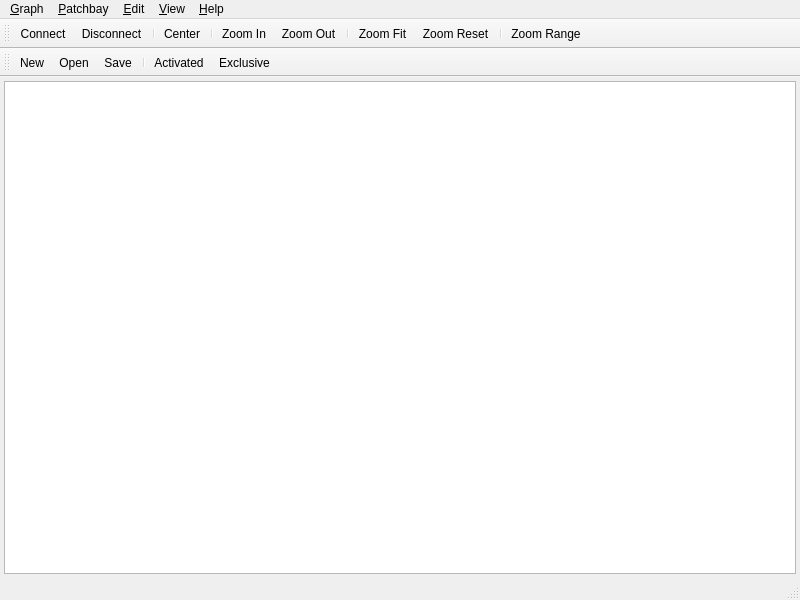
<?xml version="1.0" encoding="UTF-8"?>
<ui version="4.0">
 <author>rncbc aka Rui Nuno Capela</author>
 <comment>qpwgraph - A PipeWire Graph Qt GUI Interface

   Copyright (C) 2021-2022, rncbc aka Rui Nuno Capela. All rights reserved.

   This program is free software; you can redistribute it and/or
   modify it under the terms of the GNU General Public License
   as published by the Free Software Foundation; either version 2
   of the License, or (at your option) any later version.

   This program is distributed in the hope that it will be useful,
   but WITHOUT ANY WARRANTY; without even the implied warranty of
   MERCHANTABILITY or FITNESS FOR A PARTICULAR PURPOSE.  See the
   GNU General Public License for more details.

   You should have received a copy of the GNU General Public License along
   with this program; if not, write to the Free Software Foundation, Inc.,
   51 Franklin Street, Fifth Floor, Boston, MA 02110-1301 USA.

 </comment>
 <class>qpwgraph_form</class>
 <widget class="QMainWindow" name="qpwgraph_form">
  <property name="geometry">
   <rect>
    <x>0</x>
    <y>0</y>
    <width>800</width>
    <height>600</height>
   </rect>
  </property>
  <property name="windowTitle">
   <string>qpwgraph</string>
  </property>
  <property name="windowIcon">
   <iconset resource="qpwgraph.qrc">:/images/qpwgraph.svg</iconset>
  </property>
  <widget class="QWidget" name="MainCentralWidget">
   <layout class="QVBoxLayout">
    <item>
     <widget class="qpwgraph_canvas" name="graphCanvas"/>
    </item>
   </layout>
  </widget>
  <widget class="QStatusBar" name="StatusBar"/>
  <widget class="QMenuBar" name="MenuBar">
   <property name="geometry">
    <rect>
     <x>0</x>
     <y>0</y>
     <width>800</width>
     <height>20</height>
    </rect>
   </property>
   <widget class="QMenu" name="graphMenu">
    <property name="title">
     <string>&amp;Graph</string>
    </property>
    <addaction name="graphConnectAction"/>
    <addaction name="graphDisconnectAction"/>
    <addaction name="separator"/>
    <addaction name="enableSystemTrayAction"/>
    <addaction name="separator"/>
    <addaction name="graphQuitAction"/>
   </widget>
   <widget class="QMenu" name="patchbayMenu">
    <property name="title">
     <string>&amp;Patchbay</string>
    </property>
    <widget class="QMenu" name="patchbayOpenRecentMenu">
     <property name="title">
      <string>Open &amp;Recent</string>
     </property>
    </widget>
    <addaction name="patchbayNewAction"/>
    <addaction name="separator"/>
    <addaction name="patchbayOpenAction"/>
    <addaction name="patchbayOpenRecentMenu"/>
    <addaction name="separator"/>
    <addaction name="patchbaySaveAction"/>
    <addaction name="patchbaySaveAsAction"/>
    <addaction name="separator"/>
    <addaction name="patchbayActivatedAction"/>
    <addaction name="patchbayExclusiveAction"/>
    <addaction name="separator"/>
    <addaction name="patchbayScanAction"/>
   </widget>
   <widget class="QMenu" name="editMenu">
    <property name="title">
     <string>&amp;Edit</string>
    </property>
    <addaction name="editSelectAllAction"/>
    <addaction name="editSelectNoneAction"/>
    <addaction name="editSelectInvertAction"/>
    <addaction name="separator"/>
    <addaction name="editRenameItemAction"/>
   </widget>
   <widget class="QMenu" name="viewMenu">
    <property name="title">
     <string>&amp;View</string>
    </property>
    <widget class="QMenu" name="viewToolbarMenu">
     <property name="title">
      <string>&amp;Toolbar</string>
     </property>
     <addaction name="viewGraphToolbarAction"/>
     <addaction name="viewPatchbayToolbarAction"/>
    </widget>
    <widget class="QMenu" name="viewZoomMenu">
     <property name="title">
      <string>&amp;Zoom</string>
     </property>
     <property name="icon">
      <iconset resource="qpwgraph.qrc">:/images/viewZoomTool.png</iconset>
     </property>
     <addaction name="viewZoomInAction"/>
     <addaction name="viewZoomOutAction"/>
     <addaction name="separator"/>
     <addaction name="viewZoomFitAction"/>
     <addaction name="viewZoomResetAction"/>
    </widget>
    <widget class="QMenu" name="viewColorsMenu">
     <property name="title">
      <string>Co&amp;lors</string>
     </property>
     <property name="icon">
      <iconset resource="qpwgraph.qrc">:/images/viewColors.png</iconset>
     </property>
     <addaction name="viewColorsPipewireAudioAction"/>
     <addaction name="viewColorsPipewireMidiAction"/>
     <addaction name="viewColorsPipewireVideoAction"/>
     <addaction name="viewColorsPipewireOtherAction"/>
     <addaction name="separator"/>
     <addaction name="viewColorsAlsaMidiAction"/>
     <addaction name="separator"/>
     <addaction name="viewColorsResetAction"/>
    </widget>
    <widget class="QMenu" name="viewSortMenu">
     <property name="title">
      <string>S&amp;ort</string>
     </property>
     <addaction name="viewSortPortNameAction"/>
     <addaction name="viewSortPortTitleAction"/>
     <addaction name="viewSortPortIndexAction"/>
     <addaction name="separator"/>
     <addaction name="viewSortAscendingAction"/>
     <addaction name="viewSortDescendingAction"/>
    </widget>
    <addaction name="viewMenubarAction"/>
    <addaction name="viewToolbarMenu"/>
    <addaction name="viewStatusbarAction"/>
    <addaction name="separator"/>
    <addaction name="viewTextBesideIconsAction"/>
    <addaction name="viewColorsMenu"/>
    <addaction name="viewSortMenu"/>
    <addaction name="separator"/>
    <addaction name="viewCenterAction"/>
    <addaction name="viewZoomMenu"/>
    <addaction name="viewZoomRangeAction"/>
    <addaction name="separator"/>
    <addaction name="viewRefreshAction"/>
   </widget>
   <widget class="QMenu" name="helpMenu">
    <property name="title">
     <string>&amp;Help</string>
    </property>
    <addaction name="helpAboutAction"/>
    <addaction name="helpAboutQtAction"/>
   </widget>
   <addaction name="graphMenu"/>
   <addaction name="patchbayMenu"/>
   <addaction name="editMenu"/>
   <addaction name="viewMenu"/>
   <addaction name="separator"/>
   <addaction name="helpMenu"/>
  </widget>
  <widget class="QToolBar" name="graphToolbar">
   <property name="allowedAreas">
    <set>Qt::AllToolBarAreas</set>
   </property>
   <property name="orientation">
    <enum>Qt::Horizontal</enum>
   </property>
   <property name="toolButtonStyle">
    <enum>Qt::ToolButtonTextBesideIcon</enum>
   </property>
   <property name="floatable">
    <bool>true</bool>
   </property>
   <attribute name="toolBarArea">
    <enum>TopToolBarArea</enum>
   </attribute>
   <attribute name="toolBarBreak">
    <bool>false</bool>
   </attribute>
   <addaction name="graphConnectAction"/>
   <addaction name="graphDisconnectAction"/>
   <addaction name="separator"/>
   <addaction name="viewCenterAction"/>
   <addaction name="separator"/>
   <addaction name="viewZoomInAction"/>
   <addaction name="viewZoomOutAction"/>
   <addaction name="separator"/>
   <addaction name="viewZoomFitAction"/>
   <addaction name="viewZoomResetAction"/>
   <addaction name="separator"/>
   <addaction name="viewZoomRangeAction"/>
  </widget>
  <widget class="QToolBar" name="patchbayToolbar">
   <property name="allowedAreas">
    <set>Qt::AllToolBarAreas</set>
   </property>
   <property name="orientation">
    <enum>Qt::Horizontal</enum>
   </property>
   <property name="toolButtonStyle">
    <enum>Qt::ToolButtonTextBesideIcon</enum>
   </property>
   <property name="floatable">
    <bool>true</bool>
   </property>
   <attribute name="toolBarArea">
    <enum>TopToolBarArea</enum>
   </attribute>
   <attribute name="toolBarBreak">
    <bool>true</bool>
   </attribute>
   <addaction name="patchbayNewAction"/>
   <addaction name="patchbayOpenAction"/>
   <addaction name="patchbaySaveAction"/>
   <addaction name="separator"/>
   <addaction name="patchbayActivatedAction"/>
   <addaction name="patchbayExclusiveAction"/>
  </widget>
  <action name="graphConnectAction">
   <property name="icon">
    <iconset resource="qpwgraph.qrc">:/images/itemConnect.png</iconset>
   </property>
   <property name="text">
    <string>&amp;Connect</string>
   </property>
   <property name="iconText">
    <string>Connect</string>
   </property>
   <property name="toolTip">
    <string>Connect</string>
   </property>
   <property name="statusTip">
    <string>Connect selected ports</string>
   </property>
   <property name="shortcut">
    <string>Ins</string>
   </property>
  </action>
  <action name="graphDisconnectAction">
   <property name="icon">
    <iconset resource="qpwgraph.qrc">:/images/itemDisconnect.png</iconset>
   </property>
   <property name="text">
    <string>&amp;Disconnect</string>
   </property>
   <property name="iconText">
    <string>Disconnect</string>
   </property>
   <property name="toolTip">
    <string>Disconnect</string>
   </property>
   <property name="statusTip">
    <string>Disconnect selected ports</string>
   </property>
   <property name="shortcut">
    <string>Del</string>
   </property>
  </action>
  <action name="enableSystemTrayAction">
   <property name="checkable">
    <bool>true</bool>
   </property>
   <property name="text">
    <string>&amp;System Tray Icon</string>
   </property>
   <property name="iconText">
    <string>System tray</string>
   </property>
   <property name="toolTip">
    <string>System tray icon</string>
   </property>
   <property name="statusTip">
    <string>Enable system tray icon</string>
   </property>
   <property name="shortcut">
    <string/>
   </property>
  </action>
  <action name="patchbayNewAction">
   <property name="icon">
    <iconset resource="qpwgraph.qrc">:/images/fileNew.png</iconset>
   </property>
   <property name="text">
    <string>&amp;New</string>
   </property>
   <property name="iconText">
    <string>New</string>
   </property>
   <property name="toolTip">
    <string>New patchbay</string>
   </property>
   <property name="statusTip">
    <string>New patchbay</string>
   </property>
   <property name="shortcut">
    <string>Ctrl+N</string>
   </property>
  </action>
  <action name="patchbayOpenAction">
   <property name="icon">
    <iconset resource="qpwgraph.qrc">:/images/fileOpen.png</iconset>
   </property>
   <property name="text">
    <string>&amp;Open...</string>
   </property>
   <property name="iconText">
    <string>Open</string>
   </property>
   <property name="toolTip">
    <string>Open patchbay</string>
   </property>
   <property name="statusTip">
    <string>Open patchbay</string>
   </property>
   <property name="shortcut">
    <string>Ctrl+O</string>
   </property>
  </action>
  <action name="patchbaySaveAction">
   <property name="icon">
    <iconset resource="qpwgraph.qrc">:/images/fileSave.png</iconset>
   </property>
   <property name="text">
    <string>&amp;Save</string>
   </property>
   <property name="iconText">
    <string>Save</string>
   </property>
   <property name="toolTip">
    <string>Save patchbay</string>
   </property>
   <property name="statusTip">
    <string>Save current patchbay</string>
   </property>
   <property name="shortcut">
    <string>Ctrl+S</string>
   </property>
  </action>
  <action name="patchbaySaveAsAction">
   <property name="text">
    <string>Save &amp;As...</string>
   </property>
   <property name="iconText">
    <string>Save As</string>
   </property>
   <property name="toolTip">
    <string>Save as</string>
   </property>
   <property name="statusTip">
    <string>Save current patchbay with another name</string>
   </property>
  </action>
  <action name="patchbayActivatedAction">
   <property name="checkable">
    <bool>true</bool>
   </property>
   <property name="icon">
    <iconset resource="qpwgraph.qrc">:/images/itemActivate.png</iconset>
   </property>
   <property name="text">
    <string>Act&amp;ivated</string>
   </property>
   <property name="iconText">
    <string>Activated</string>
   </property>
   <property name="toolTip">
    <string>Activated patchbay</string>
   </property>
   <property name="statusTip">
    <string>Activate current patchbay</string>
   </property>
   <property name="shortcut">
    <string/>
   </property>
  </action>
  <action name="patchbayExclusiveAction">
   <property name="checkable">
    <bool>true</bool>
   </property>
   <property name="icon">
    <iconset resource="qpwgraph.qrc">:/images/itemExclusive.png</iconset>
   </property>
   <property name="text">
    <string>E&amp;xclusive</string>
   </property>
   <property name="iconText">
    <string>Exclusive</string>
   </property>
   <property name="toolTip">
    <string>Exclusive patchbay</string>
   </property>
   <property name="statusTip">
    <string>Exclusive current patchbay</string>
   </property>
   <property name="shortcut">
    <string/>
   </property>
  </action>
  <action name="patchbayScanAction">
   <property name="text">
    <string>S&amp;can</string>
   </property>
   <property name="iconText">
    <string>Scan</string>
   </property>
   <property name="toolTip">
    <string>Scan patchbay</string>
   </property>
   <property name="statusTip">
    <string>Scan current patchbay</string>
   </property>
  </action>
  <action name="graphQuitAction">
   <property name="text">
    <string>&amp;Quit</string>
   </property>
   <property name="iconText">
    <string>Quit</string>
   </property>
   <property name="toolTip">
    <string>Quit</string>
   </property>
   <property name="statusTip">
    <string>Quit this application program</string>
   </property>
   <property name="shortcut">
    <string/>
   </property>
  </action>
  <action name="editSelectAllAction">
   <property name="text">
    <string>Select &amp;All</string>
   </property>
   <property name="iconText">
    <string>Select All</string>
   </property>
   <property name="toolTip">
    <string>Select All</string>
   </property>
   <property name="statusTip">
    <string>Select All</string>
   </property>
   <property name="shortcut">
    <string>Ctrl+A</string>
   </property>
  </action>
  <action name="editSelectNoneAction">
   <property name="text">
    <string>Select &amp;None</string>
   </property>
   <property name="iconText">
    <string>Select None</string>
   </property>
   <property name="toolTip">
    <string>Select None</string>
   </property>
   <property name="statusTip">
    <string>Select None</string>
   </property>
   <property name="shortcut">
    <string>Ctrl+Shift+A</string>
   </property>
  </action>
  <action name="editSelectInvertAction">
   <property name="text">
    <string>Select &amp;Invert</string>
   </property>
   <property name="iconText">
    <string>Select Invert</string>
   </property>
   <property name="toolTip">
    <string>Select Invert</string>
   </property>
   <property name="statusTip">
    <string>Select Invert</string>
   </property>
   <property name="shortcut">
    <string>Ctrl+I</string>
   </property>
  </action>
  <action name="editRenameItemAction">
   <property name="icon">
    <iconset resource="qpwgraph.qrc">:/images/editRename.png</iconset>
   </property>
   <property name="text">
    <string>&amp;Rename...</string>
   </property>
   <property name="iconText">
    <string>Rename item</string>
   </property>
   <property name="toolTip">
    <string>Rename Item</string>
   </property>
   <property name="statusTip">
    <string>Rename Item</string>
   </property>
   <property name="shortcut">
    <string/>
   </property>
  </action>
  <action name="viewMenubarAction">
   <property name="checkable">
    <bool>true</bool>
   </property>
   <property name="text">
    <string>&amp;Menubar</string>
   </property>
   <property name="iconText">
    <string>Menubar</string>
   </property>
   <property name="toolTip">
    <string>Menubar</string>
   </property>
   <property name="statusTip">
    <string>Show/hide the main program window menubar</string>
   </property>
   <property name="shortcut">
    <string>Ctrl+M</string>
   </property>
  </action>
  <action name="viewGraphToolbarAction">
   <property name="checkable">
    <bool>true</bool>
   </property>
   <property name="text">
    <string>&amp;Graph</string>
   </property>
   <property name="iconText">
    <string>Graph toolbar</string>
   </property>
   <property name="toolTip">
    <string>Graph toolbar</string>
   </property>
   <property name="statusTip">
    <string>Show/hide main program graph toolbar</string>
   </property>
  </action>
  <action name="viewPatchbayToolbarAction">
   <property name="checkable">
    <bool>true</bool>
   </property>
   <property name="text">
    <string>&amp;Patchbay</string>
   </property>
   <property name="iconText">
    <string>Patchbay toolbar</string>
   </property>
   <property name="toolTip">
    <string>Patchbay toolbar</string>
   </property>
   <property name="statusTip">
    <string>Show/hide main program patchbay toolbar</string>
   </property>
  </action>
  <action name="viewStatusbarAction">
   <property name="checkable">
    <bool>true</bool>
   </property>
   <property name="text">
    <string>&amp;Statusbar</string>
   </property>
   <property name="iconText">
    <string>Statusbar</string>
   </property>
   <property name="toolTip">
    <string>Statusbar</string>
   </property>
   <property name="statusTip">
    <string>Show/hide the main program window statusbar</string>
   </property>
   <property name="shortcut">
    <string/>
   </property>
  </action>
  <action name="viewTextBesideIconsAction">
   <property name="checkable">
    <bool>true</bool>
   </property>
   <property name="text">
    <string>Text Beside &amp;Icons</string>
   </property>
   <property name="iconText">
    <string>Text beside icons</string>
   </property>
   <property name="toolTip">
    <string>Text beside icons</string>
   </property>
   <property name="statusTip">
    <string>Show/hide text beside icons</string>
   </property>
  </action>
  <action name="viewCenterAction">
   <property name="icon">
    <iconset resource="qpwgraph.qrc">:/images/viewCenter.png</iconset>
   </property>
   <property name="text">
    <string>&amp;Center</string>
   </property>
   <property name="iconText">
    <string>Center</string>
   </property>
   <property name="toolTip">
    <string>Center</string>
   </property>
   <property name="statusTip">
    <string>Center view</string>
   </property>
   <property name="shortcut">
    <string/>
   </property>
  </action>
  <action name="viewRefreshAction">
   <property name="text">
    <string>&amp;Refresh</string>
   </property>
   <property name="iconText">
    <string>Refresh</string>
   </property>
   <property name="toolTip">
    <string>Refresh</string>
   </property>
   <property name="statusTip">
    <string>Refresh view</string>
   </property>
   <property name="shortcut">
    <string>F5</string>
   </property>
  </action>
  <action name="viewZoomInAction">
   <property name="icon">
    <iconset resource="qpwgraph.qrc">:/images/viewZoomIn.png</iconset>
   </property>
   <property name="text">
    <string>Zoom &amp;In</string>
   </property>
   <property name="iconText">
    <string>Zoom In</string>
   </property>
   <property name="toolTip">
    <string>Zoom In</string>
   </property>
   <property name="statusTip">
    <string>Zoom In</string>
   </property>
   <property name="shortcut">
    <string>Ctrl++</string>
   </property>
  </action>
  <action name="viewZoomOutAction">
   <property name="icon">
    <iconset resource="qpwgraph.qrc">:/images/viewZoomOut.png</iconset>
   </property>
   <property name="text">
    <string>Zoom &amp;Out</string>
   </property>
   <property name="iconText">
    <string>Zoom Out</string>
   </property>
   <property name="toolTip">
    <string>Zoom Out</string>
   </property>
   <property name="statusTip">
    <string>Zoom Out</string>
   </property>
   <property name="shortcut">
    <string>Ctrl+-</string>
   </property>
  </action>
  <action name="viewZoomFitAction">
   <property name="icon">
    <iconset resource="qpwgraph.qrc">:/images/viewZoomFit.png</iconset>
   </property>
   <property name="text">
    <string>Zoom &amp;Fit</string>
   </property>
   <property name="iconText">
    <string>Zoom Fit</string>
   </property>
   <property name="toolTip">
    <string>Zoom Fit</string>
   </property>
   <property name="statusTip">
    <string>Zoom Fit</string>
   </property>
   <property name="shortcut">
    <string>Ctrl+0</string>
   </property>
  </action>
  <action name="viewZoomResetAction">
   <property name="icon">
    <iconset resource="qpwgraph.qrc">:/images/viewZoomReset.png</iconset>
   </property>
   <property name="text">
    <string>Zoom &amp;Reset</string>
   </property>
   <property name="iconText">
    <string>Zoom Reset</string>
   </property>
   <property name="toolTip">
    <string>Zoom Reset</string>
   </property>
   <property name="statusTip">
    <string>Zoom Reset</string>
   </property>
   <property name="shortcut">
    <string>Ctrl+1</string>
   </property>
  </action>
  <action name="viewZoomRangeAction">
   <property name="checkable">
    <bool>true</bool>
   </property>
   <property name="icon">
    <iconset resource="qpwgraph.qrc">:/images/viewZoomRange.png</iconset>
   </property>
   <property name="text">
    <string>&amp;Zoom Range</string>
   </property>
   <property name="iconText">
    <string>Zoom Range</string>
   </property>
   <property name="toolTip">
    <string>Zoom Range</string>
   </property>
   <property name="statusTip">
    <string>Zoom Range</string>
   </property>
   <property name="shortcut">
    <string/>
   </property>
  </action>
  <action name="viewColorsPipewireAudioAction">
   <property name="text">
    <string>PipeWire &amp;Audio...</string>
   </property>
   <property name="iconText">
    <string>PipeWire Audio color</string>
   </property>
   <property name="toolTip">
    <string>PipeWire Audio color</string>
   </property>
   <property name="statusTip">
    <string>PipeWire Audio color</string>
   </property>
   <property name="shortcut">
    <string/>
   </property>
  </action>
  <action name="viewColorsPipewireMidiAction">
   <property name="text">
    <string>PipeWire &amp;MIDI...</string>
   </property>
   <property name="iconText">
    <string>PipeWire MIDI</string>
   </property>
   <property name="toolTip">
    <string>PipeWire MIDI color</string>
   </property>
   <property name="statusTip">
    <string>PipeWire MIDI color</string>
   </property>
   <property name="shortcut">
    <string/>
   </property>
  </action>
  <action name="viewColorsPipewireVideoAction">
   <property name="text">
    <string>PipeWire &amp;Video...</string>
   </property>
   <property name="iconText">
    <string>PipeWire Video</string>
   </property>
   <property name="toolTip">
    <string>PipeWire Video color</string>
   </property>
   <property name="statusTip">
    <string>PipeWire Video color</string>
   </property>
   <property name="shortcut">
    <string/>
   </property>
  </action>
  <action name="viewColorsPipewireOtherAction">
   <property name="text">
    <string>PipeWire &amp;Other...</string>
   </property>
   <property name="iconText">
    <string>PipeWire Other color</string>
   </property>
   <property name="toolTip">
    <string>PipeWire Other color</string>
   </property>
   <property name="statusTip">
    <string>PipeWire Other color</string>
   </property>
   <property name="shortcut">
    <string/>
   </property>
  </action>
  <action name="viewColorsAlsaMidiAction">
   <property name="text">
    <string>&amp;ALSA MIDI...</string>
   </property>
   <property name="iconText">
    <string>ALSA MIDI</string>
   </property>
   <property name="toolTip">
    <string>ALSA MIDI color</string>
   </property>
   <property name="statusTip">
    <string>ALSA MIDI color</string>
   </property>
   <property name="shortcut">
    <string/>
   </property>
  </action>
  <action name="viewColorsResetAction">
   <property name="text">
    <string>&amp;Reset</string>
   </property>
   <property name="iconText">
    <string>Reset colors</string>
   </property>
   <property name="toolTip">
    <string>Reset colors</string>
   </property>
   <property name="statusTip">
    <string>Reset colors</string>
   </property>
   <property name="shortcut">
    <string/>
   </property>
  </action>
  <action name="viewSortPortNameAction">
   <property name="checkable">
    <bool>true</bool>
   </property>
   <property name="text">
    <string>Port &amp;Name</string>
   </property>
   <property name="toolTip">
    <string>Port name</string>
   </property>
   <property name="statusTip">
    <string>Sort by port name</string>
   </property>
   <property name="shortcut">
    <string/>
   </property>
  </action>
  <action name="viewSortPortTitleAction">
   <property name="checkable">
    <bool>true</bool>
   </property>
   <property name="text">
    <string>Port &amp;Title</string>
   </property>
   <property name="toolTip">
    <string>Port title</string>
   </property>
   <property name="statusTip">
    <string>Sort by port title</string>
   </property>
   <property name="shortcut">
    <string/>
   </property>
  </action>
  <action name="viewSortPortIndexAction">
   <property name="checkable">
    <bool>true</bool>
   </property>
   <property name="text">
    <string>Port &amp;Index</string>
   </property>
   <property name="toolTip">
    <string>Port index</string>
   </property>
   <property name="statusTip">
    <string>Sort by port index</string>
   </property>
   <property name="shortcut">
    <string/>
   </property>
  </action>
  <action name="viewSortAscendingAction">
   <property name="checkable">
    <bool>true</bool>
   </property>
   <property name="text">
    <string>&amp;Ascending</string>
   </property>
   <property name="toolTip">
    <string>Ascending</string>
   </property>
   <property name="statusTip">
    <string>Ascending sort order</string>
   </property>
   <property name="shortcut">
    <string/>
   </property>
  </action>
  <action name="viewSortDescendingAction">
   <property name="checkable">
    <bool>true</bool>
   </property>
   <property name="text">
    <string>&amp;Descending</string>
   </property>
   <property name="toolTip">
    <string>Descending</string>
   </property>
   <property name="statusTip">
    <string>Descending sort order</string>
   </property>
   <property name="shortcut">
    <string/>
   </property>
  </action>
  <action name="helpAboutAction">
   <property name="text">
    <string>&amp;About...</string>
   </property>
   <property name="iconText">
    <string>About...</string>
   </property>
   <property name="toolTip">
    <string>About</string>
   </property>
   <property name="statusTip">
    <string>Show information about this application program</string>
   </property>
   <property name="shortcut">
    <string/>
   </property>
  </action>
  <action name="helpAboutQtAction">
   <property name="text">
    <string>About &amp;Qt...</string>
   </property>
   <property name="iconText">
    <string>About Qt...</string>
   </property>
   <property name="toolTip">
    <string>About Qt</string>
   </property>
   <property name="statusTip">
    <string>Show information about the Qt toolkit</string>
   </property>
   <property name="shortcut">
    <string/>
   </property>
  </action>
 </widget>
 <layoutdefault spacing="4" margin="4"/>
 <customwidgets>
  <customwidget>
   <class>qpwgraph_canvas</class>
   <extends>QGraphicsView</extends>
   <header>qpwgraph_canvas.h</header>
  </customwidget>
 </customwidgets>
 <resources>
  <include location="qpwgraph.qrc"/>
 </resources>
 <connections/>
</ui>
